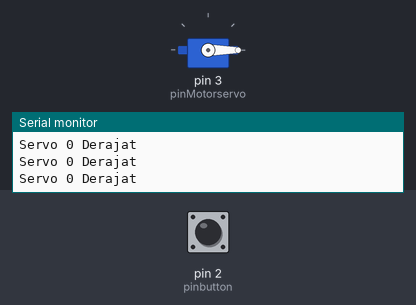
This sketch was run on a simulated Arduino Uno, built with avr-gcc and run on an emulated ATmega328P. Parts: servo, the last lines printed to the serial monitor. The test bench sets the inputs (shaded band); at power-on: pin 2 (pinbutton) HIGH.

Above: at 1.2 s.
1.3 s: pin 2 (pinbutton) pulled LOW for 0.25 s
At 1.5 s:
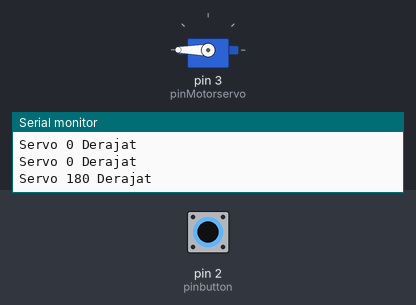
3.1 s: pin 2 (pinbutton) pulled LOW for 3.2 s
At 7.0 s:
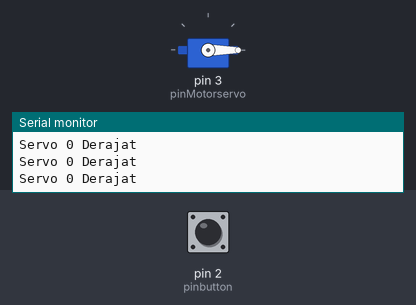
Timing chart, 0 to 8.5 s (numbered marks = the images above; inputs shaded):
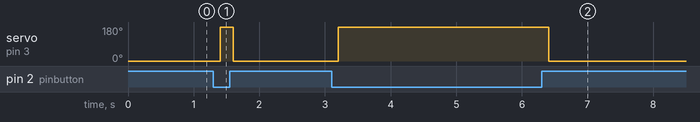

The sketch:

servo_pertemuan5.ino
```cpp
#include <Servo.h>

Servo motorservo;

#define pinMotorservo 3
#define pinbutton 2

void setup() {

  Serial.begin(9600);
  pinMode(pinbutton, INPUT_PULLUP);
  Serial.println("Program Motor servo");
  motorservo.attach(pinMotorservo);
  motorservo.write(0);
}

void loop() {
  // Serial.println("Servo 180 Derajat");
  // motorservo.write(180);
  // delay(2000);

  // Serial.println("Servo 0 Derajat");
  // motorservo.write(0);
  // delay(2000);

  if(digitalRead(pinbutton)==LOW){
    Serial.println("Servo 180 Derajat");
    motorservo.write(180);
  }else{
    Serial.println("Servo 0 Derajat");
    motorservo.write(0);
  }
  delay(200);

}
```

Measured:
- after the input at 1.3 s, servo on pin 3 (pinMotorservo): 0° → 180° after 0.10 s, → 0° 0.20 s later
- after the input at 3.1 s, servo on pin 3 (pinMotorservo): 0° → 180° after 0.10 s, → 0° 3.2 s later
